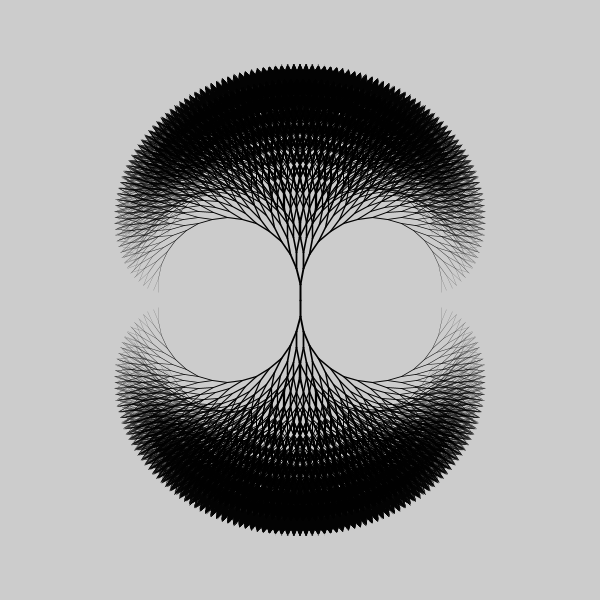
Frame 1 (no input)
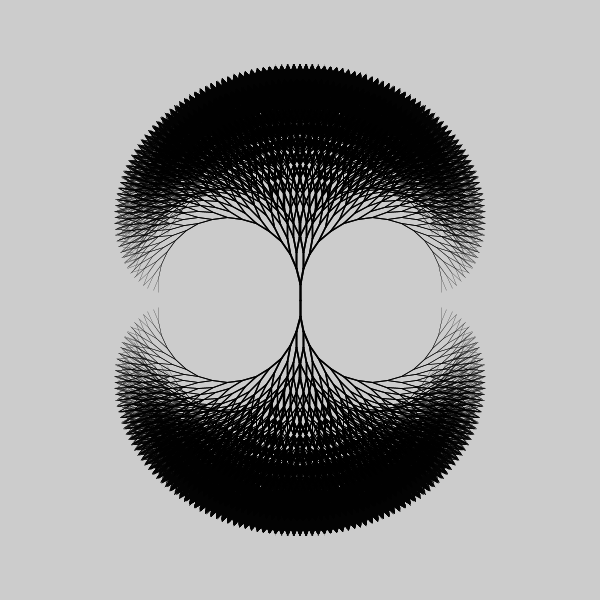
Frame 2 (the mouse pressed at the canvas centre, redrawn once)

The Processing sketch that drew these frames (run headless with seeded random() and noise(); the mouse was pressed at the canvas centre and the sketch redrawn once):

// Processing sketch: sk_recursive_tree2_vertical
// ── sk_recursive_tree2_vertical.pde
void setup()
{
  size( 600, 600 );
  noLoop();  // アニメーションしない
}

void draw()
{
  drawTree( width/2, height/2, 16, -90, 16 );  // 上向きの木
  drawTree( width/2, height/2, 16, 90, 16 );   // 下向きの木
}

/**
  再帰関数：線を再帰的に短くし，回転させながら２分岐描画する．
*/
void drawTree( float fBeginX, float fBeginY, float fLength, float fRot, int iLevel )
{
  if( iLevel > 0 )
  {
     // 線の終点
    float fEndX = fBeginX + cos( radians( fRot ) ) * fLength;
    float fEndY = fBeginY + sin( radians( fRot ) ) * fLength;
    
    // 線の描画
    strokeWeight( iLevel / 8.0 );  // 末端ほど細く
    line( fBeginX, fBeginY, fEndX, fEndY );
    
    // 再帰呼び出し
    drawTree( fEndX, fEndY, fLength * 0.99, fRot + 12, iLevel - 1 );
    drawTree( fEndX, fEndY, fLength * 0.99, fRot - 12, iLevel - 1 );
  }
}
